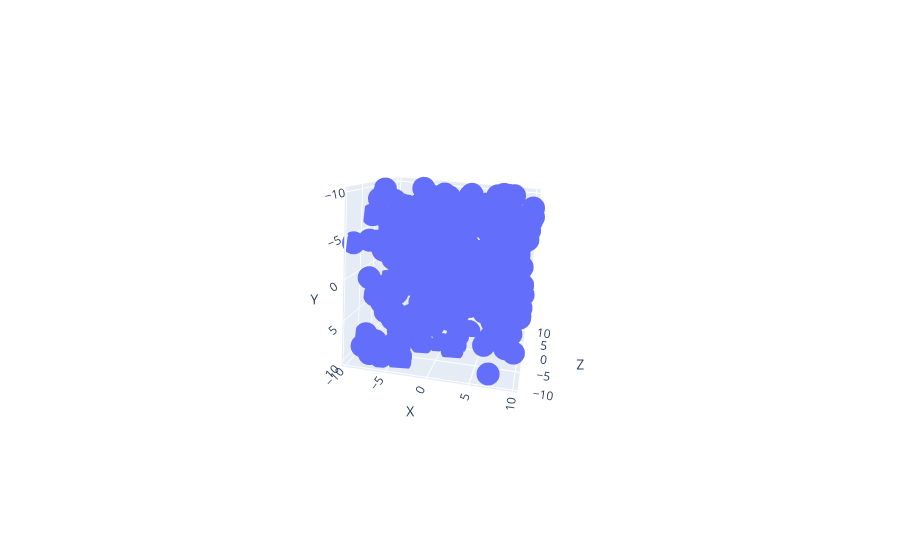

Notebook code for this chart:
### Markdown cell above
Q1.

### Code cell
import plotly.express as px

np.random.seed(30)

data = {
    'X': np.random.uniform(-10, 10, 300),
    'Y': np.random.uniform(-10, 10, 300),
    'Z': np.random.uniform(-10, 10, 300)
}

df = pd.DataFrame(data)

fig = px.scatter_3d(df, x='X', y='Y', z='Z')
fig.show()

### Figure 1 — Plotly figure (JSON) as saved in the notebook; plotly's stock layout.template omitted (floating-point values rounded to 4 significant figures; data arrays with more than 128 entries replaced by an {"elided": "..."} marker saying what was removed)
{"data": [{"hovertemplate": "X=%{x}<br>Y=%{y}<br>Z=%{z}<extra></extra>", "legendgroup": "", "marker": {"color": "#636efa", "symbol": "circle"}, "mode": "markers", "name": "", "scene": "scene", "showlegend": false, "type": "scatter3d", "x": {"elided": "300 float values"}, "y": {"elided": "300 float values"}, "z": {"elided": "300 float values"}}], "layout": {"autosize": true, "legend": {"tracegroupgap": 0}, "margin": {"t": 60}, "scene": {"aspectmode": "auto", "aspectratio": {"x": 0.9933, "y": 1.007, "z": 0.9996}, "camera": {"center": {"x": 0, "y": 0, "z": 0}, "eye": {"x": 0.5064, "y": -0.7617, "z": -3.011}, "projection": {"type": "perspective"}, "up": {"x": -0.1776, "y": -0.7135, "z": 0.6778}}, "domain": {"x": [0, 1], "y": [0, 1]}, "xaxis": {"title": {"text": "X"}, "type": "linear"}, "yaxis": {"title": {"text": "Y"}, "type": "linear"}, "zaxis": {"title": {"text": "Z"}, "type": "linear"}}}}
